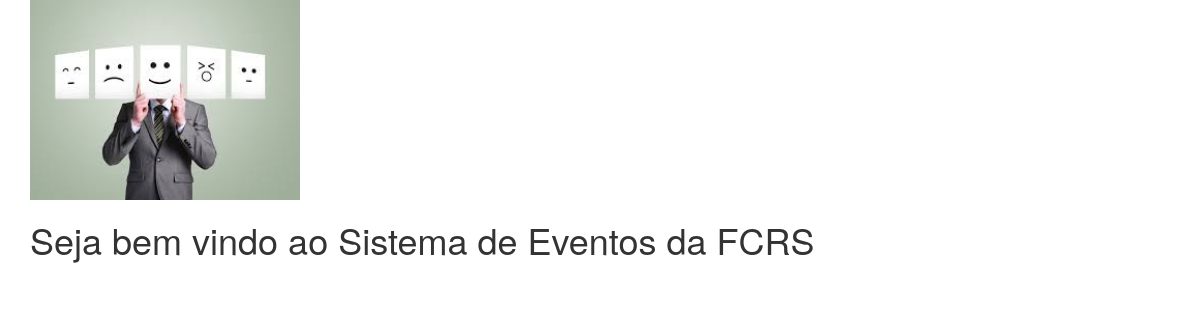
The page /evento/ on the database as committed earlier.
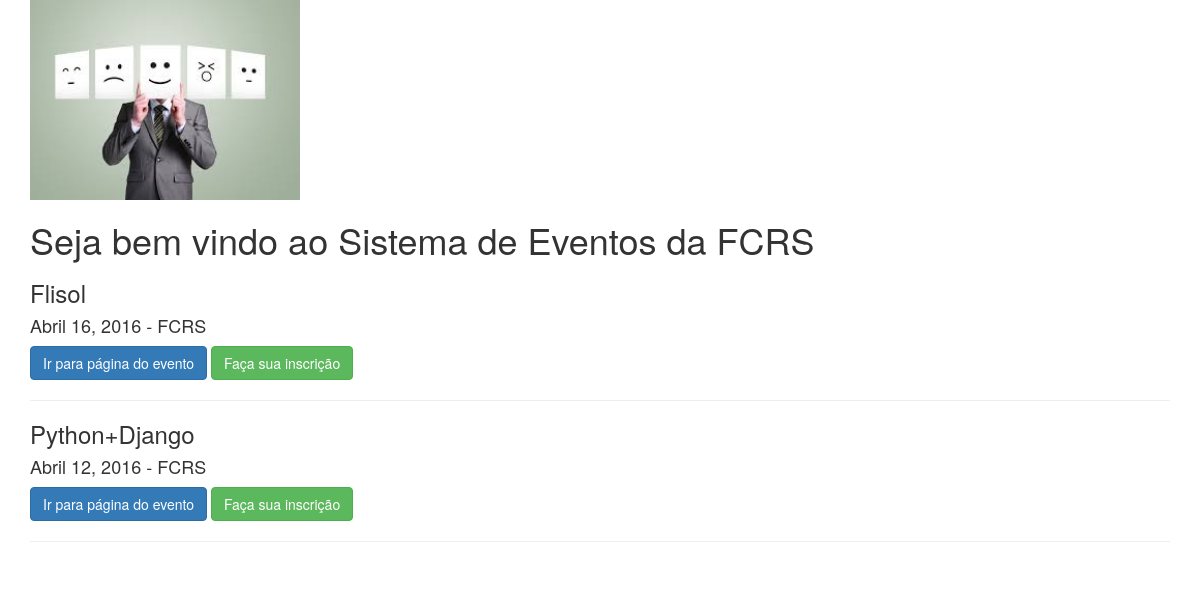
The same page on the database as committed later.
### evento/models.py (models this page shows, shortened)
@python_2_unicode_compatible
class Evento(models.Model):
    nome = models.CharField(max_length=200)
    data = models.DateField()
    local = models.CharField(max_length=200)
    descricao = models.TextField(blank=True)
    horario = models.TimeField()
    vagas = models.PositiveIntegerField()
    organizador = models.CharField(max_length=200)
    email_organizador = models.EmailField()

### evento/views.py (the view)
def index(request):
    eventos = Evento.objects.all()
    return render(request, 'evento/home.html', {'lista_eventos': eventos})

### evento/templates/evento/home.html (shortened to what this page needs)
{% load staticfiles %}
<!DOCTYPE html>
<html>
  <head>
    <link href="{% static 'evento/css/bootstrap.min.css' %}" rel="stylesheet">
  </head>
  <body>
    <div class="container">
      <div class="" id="top">
        <img src="{% static 'evento/img/nerd.jpeg'%}" height="200" alt="" />
        <h1>Seja bem vindo ao Sistema de Eventos da FCRS</h1>
      </div>
      {% for evento in lista_eventos %}
      <div class="">
        <h3>{{evento.nome}}</h3>
        <h4>{{evento.data}} - {{evento.local}}</h4>
        <a href="{% url 'mostrar_evento' evento.id %}" class="btn btn-primary">Ir para página do evento</a>
        {% if evento.vagas > evento.inscricao_set.all.count %}
          <a href="{% url 'inscrever_evento' evento.id %}" class="btn btn-success">Faça sua inscrição</a>
          {% else %}
          <a href="#" class="btn btn-danger">Lotado!</a>
          {% endif %}
      </div>
      <hr/>
      {% endfor %}
    </div>
  </body>
</html>

Rows that differ between the two databases and show on the page:
added Evento: nome "Flisol", data "Abril 16, 2016", local "FCRS", vagas "Faça sua inscrição"
added Evento: nome "Python+Django", data "Abril 12, 2016", local "FCRS", vagas "Faça sua inscrição"
